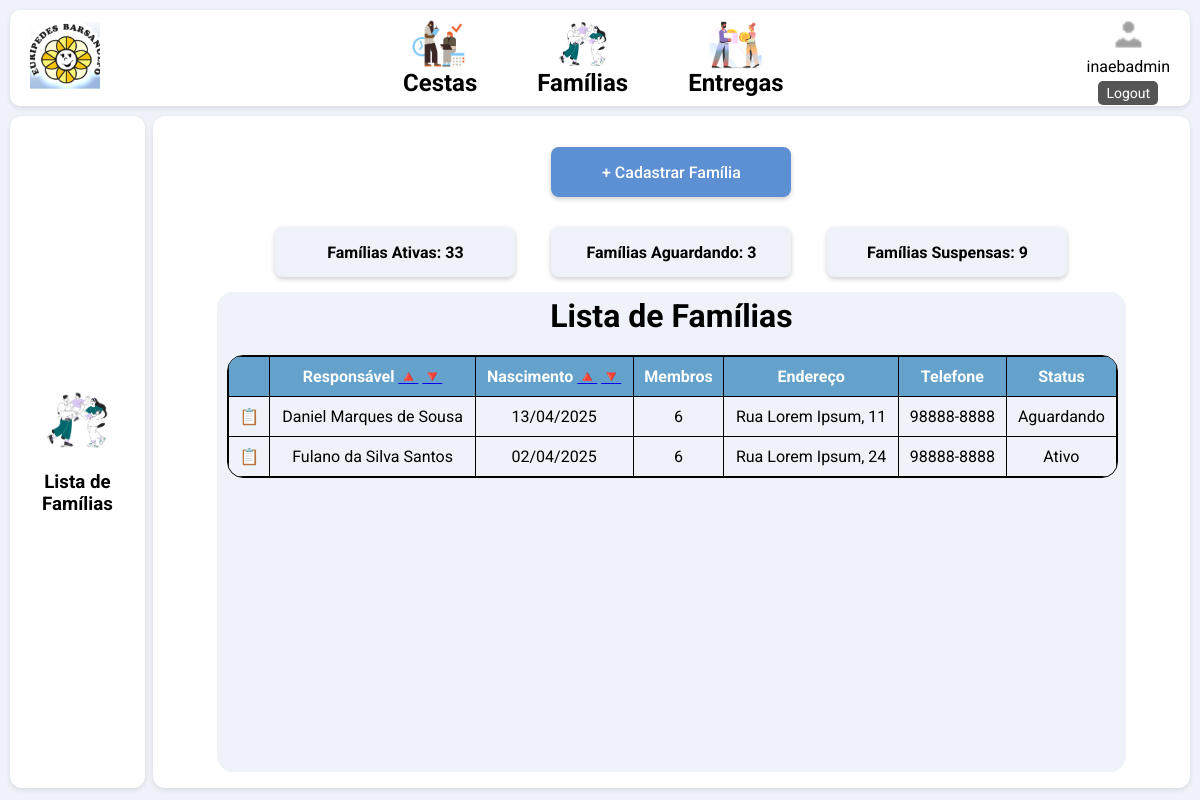
The app's page /cadastro/lista_familias/ (signed in) with its own data.
### website/models.py (models this page shows, shortened)
class Familia(models.Model):
    data_entrevista = models.DateField()
    nome = models.CharField(max_length=50)
    rg = models.CharField(max_length=12)
    cpf = models.CharField(max_length=14)
    data_nascimento = models.DateField()
    receita_apro = models.DecimalField(max_digits=10, decimal_places=2, null=True, blank=True)
    despesa_apro = models.DecimalField(max_digits=10, decimal_places=2, null=True, blank=True)
    endereco = models.CharField(max_length=50)
    bairro = models.CharField(max_length=50, null=True, blank=True)
    cidade = models.CharField(max_length=50, null=True, blank=True)
    cep = models.CharField(max_length=9, null=True, blank=True)
    ponto_referencia = models.CharField(max_length=50, null=True, blank=True)
    complemento = models.CharField(max_length=50, null=True, blank=True)
    status_atendimento = models.CharField(max_length=20)
    inicio_atendimento = models.DateField(null=True, blank=True)
    termino_atendimento = models.DateField(null=True, blank=True)
    lixo = models.CharField(max_length=50, null=True, blank=True)
    limpeza_casa = models.CharField(max_length=50, null=True, blank=True)
    obs_limpeza = models.CharField(max_length=2000, null=True, blank=True)
    agua = models.CharField(max_length=50, null=True, blank=True)
    esgoto = models.CharField(max_length=50, null=True, blank=True)
    obs_esgoto = models.CharField(max_length=2000, null=True, blank=True)
    tipo_moradia= models.CharField(max_length=20, null=True, blank=True)
    num_comodo = models.IntegerField(null=True, blank=True)
    num_moradores = models.IntegerField(null=True, blank=True)
    banheiro = models.CharField(max_length=10, null=True, blank=True)
    construcao = models.CharField(max_length=50, null=True, blank=True)
    televisor = models.BooleanField(null=True, blank=True)
    geladeira = models.BooleanField(null=True, blank=True)
    celular_smartphone_tablet = models.BooleanField(null=True, blank=True)
    aparelho_som = models.BooleanField(null=True, blank=True)
    maquina_lavar = models.BooleanField(null=True, blank=True)
    carro_moto = models.BooleanField(null=True, blank=True)
    dvd = models.BooleanField(null=True, blank=True)
    computador_notebook = models.BooleanField(null=True, blank=True)
    telefone_internet = models.BooleanField(null=True, blank=True)
    obs_gerais = models.TextField(max_length=2000, null=True, blank=True)

### website/views.py (the view)
# urls.py: path("cadastro/lista_familias/", lista_familias, name="lista_familias"),
def lista_familias(request):
    order_field = request.GET.get('order_by', 'nome')
    valid_fields = ['nome', 'data_nascimento', '-nome', '-data_nascimento']
    if order_field not in valid_fields:
        order_field = 'nome'
    dados_familia = Familia.objects.all().order_by(order_field)
    context = {
        'dados_familia': dados_familia,
        'range': range(20)
    }
    return render(request, "lista_familias.html", context)

### website/templates/lista_familias.html (shortened to what this page needs)
{% load static %}
<!DOCTYPE html>
<html lang="en">
<head>
    <link rel="stylesheet" href="{% static 'css/daniel.css' %}" typer="css">
</head>
<body>
{% include 'includes/nav.html' %}
<div class="main-container">
    <div class="left-column">
        <div class="left-column-content">
        <img src="{% static 'img/familia.png' %}" alt="Example" />
        <h3>Lista de Famílias</h3>
        </div>
    </div>
    <div class="right-column">
        <div class="right-column-content">
            <div class="right-column-buttons-1">
                <div class="buttons-1-row">
                    <div class="button-register-1">
                        + Cadastrar Família
                    </div>
                </div>
                <div class="buttons-1-row">
                    <div class="button-info-1">
                        Famílias Ativas: 33
                    </div>
                    <div class="button-info-1">
                        Famílias Aguardando: 3
                    </div>
                    <div class="button-info-1">
                        Famílias Suspensas: 9
                    </div>
                </div>
            </div>
            <div class="right-column-list-1">
            <h1>Lista de Famílias</h1>
            <div class="table-container">
                <table>
                <thead>
                    <tr>
                    <th></th>
                    <th>Responsável <a href="?order_by=nome">🔺</a> <a href="?order_by=-nome">🔻</a></th>
                    <th>Nascimento <a href="?order_by=data_nascimento">🔺</a> <a href="?order_by=-data_nascimento">🔻</a></th>
                    <th>Membros</th>
                    <th>Endereço</th>
                    <th>Telefone</th>
                    <th>Status</th>
                    </tr>
                </thead>
                <tbody>
                    {% for registro in dados_familia %}
                    <tr>
                    <td>📋</td>
                    <td>{{ registro.nome }}</td>
                    <td>{{ registro.data_nascimento|date:"d/m/Y" }}</td>
                    <td>6</td>
                    <td>{{ registro.endereco }}</td>
                    <td>98888-8888</td>
                    <td>{{ registro.status_atendimento }}</td>
                    </tr>
                    {% endfor %}
                </tbody>
                </table>
            </div>
            </div>
        </div>
    </div>
</div>
</body>
</html>

### website/templates/includes/nav.html (shortened to what this page needs)
{% load static %}
<nav class="nav">
    <div class="nav-left">
      <a href="{% url 'menu' %}">
      <img src="{% static 'img/logo.jpg' %}" alt="Logo" class="logo" />
      </a>
    </div>
    <ul class="nav-items">
      <li>
        <a href="{% url 'cadastro_cestas' %}">
        <img src="{% static 'img/cadastro_produtos.png' %}" alt="Cestas" />
        <h2>Cestas</h2>
        </a>
      </li>
      <li>
        <a href="{% url 'lista_familias' %}">
        <img src="{% static 'img/familia.png' %}" alt="Famílias" />
        <h2>Famílias</h2>
        </a>
      </li>
      <li>
        <a href="{% url 'lista_entregas' %}">
        <img src="{% static 'img/doacao.png' %}" alt="Entregas" />
        <h2>Entregas</h2>
        </a>
      </li>
    </ul>
    <div class="nav-right">
      <img src="{% static 'img/icone_login2.png' %}" alt="User" class="user-icon" />
      {% if user.is_authenticated %}
          {{ user.username }}
          <form action="{% url 'logout' %}" method="post" style="display: inline;">
              <button type="submit" class="logout-button">Logout</button>
          </form>
      {% else %}
      <a href="{% url 'login' %}">Login</a>
      {% endif %}
    </div>
</nav>

### static/css/daniel.css (style rules this page uses)
* { margin: 0; padding: 0; box-sizing: border-box; font-family: 'Roboto', sans-serif; }
body { background: #EFF3F9; flex-direction: column; }
h1 { margin: 5px; }
.nav { box-sizing: border-box; text-align: center; margin: 10px; height: 12vh; border-radius: 10px; background-color: #ffffff; display: flex; align-items: center; justify-content: space-between; padding: 0 20px; box-shadow: 0 2px 5px rgba(0,0,0,0.1); gap: 5vw; }
.nav-left .logo { width: 70px; height: auto; }
.nav-items { list-style: none; display: flex; gap: 5vw; position: relative; }
.nav-items li { display: flex; flex-direction: column; align-items: center; position: relative; }
.nav-items li a { display: flex; flex-direction: column; align-items: center; text-decoration: none; color: inherit; }
.nav-items li img { width: 70px; object-fit: contain; height: 50px; }
.nav-right { display: flex; flex-direction: column; align-items: center; gap: 5px; }
.nav-right .user-icon { margin-top: 5px; width: 35px; height: auto; }
.logout-button { background-color: #555; color: white; border: none; padding: 4px 8px; border-radius: 5px; font-size: 14px; cursor: pointer; }
.main-container { display: flex; gap: 0.5rem; height: 84vh; box-sizing: border-box; margin: 10px; }
.left-column { flex: 0.25; box-shadow: 0 2px 5px rgba(0,0,0,0.1); background-color: #fff; border-radius: 12px; align-content: center; }
.left-column-content { padding: 2rem; text-align: center; }
.left-column-content img { display: inline-block; max-width: 100%; height: auto; border-radius: 8px; margin-bottom: 1rem; }
.right-column { flex: 2; background-color: #ffffff; padding: 1rem; border-radius: 12px; box-shadow: 0 2px 5px rgba(0,0,0,0.1); display: flex; flex-direction: column; overflow: auto; }
.right-column-content { padding-right: 3rem; padding-left: 3rem; text-align: center; flex-direction: column; height: 100%; width: 100%; flex: 1; display: flex; }
.right-column-buttons-1 { flex: 0.25; display: flex; flex-direction: column; height: 100%; }
.buttons-1-row { flex: 1; display: flex; align-items: center; justify-content: center; height: 100%; gap: 3vw; }
.button-register-1 { display: inline-block; background-color: #5C90D2; color: #ffffff; width: 240px; height: 50px; border: none; border-radius: 8px; font-size: 16px; font-weight: 500; text-decoration: none; align-content: center; cursor: pointer; text-align: center; transition: background-color 0.3s ease, box-shadow 0.3s ease; box-shadow: 0 2px 5px rgba(0, 0, 0, 0.2); }
.button-info-1 { display: inline-block; background-color: #EFF3F9; color: #000000; width: 240px; height: 50px; border: none; border-radius: 8px; font-size: 16px; font-weight: 500; text-decoration: none; align-content: center; cursor: pointer; text-align: center; transition: background-color 0.3s ease, box-shadow 0.3s ease; box-shadow: 0 2px 5px rgba(0, 0, 0, 0.2); font-weight: bold; }
.right-column-list-1 { flex: 0.75; border-radius: 16px; background-color: #EFF3F9; }
.table-container { width: 98%; max-height: 500px; overflow: auto; border: 1px solid #000; margin-top: 20px; margin-left: 10px; margin-right: 10px; border-radius: 16px; }
table { width: 100%; border-collapse: collapse; }
table th, table td { border: 1px solid #000; padding: 10px; text-align: center; }
table th { background-color: rgb(100, 162, 204); color: white; font-weight: bold; position: sticky; top: 0; z-index: 2; }

### records on screen
Familia: nome "Daniel Marques de Sousa", data_nascimento "13/04/2025", endereco "Rua Lorem Ipsum, 11", status_atendimento "Aguardando"
Familia: nome "Fulano da Silva Santos", data_nascimento "02/04/2025", endereco "Rua Lorem Ipsum, 24", status_atendimento "Ativo"

### other values on screen
{{ user.username }} "inaebadmin"
